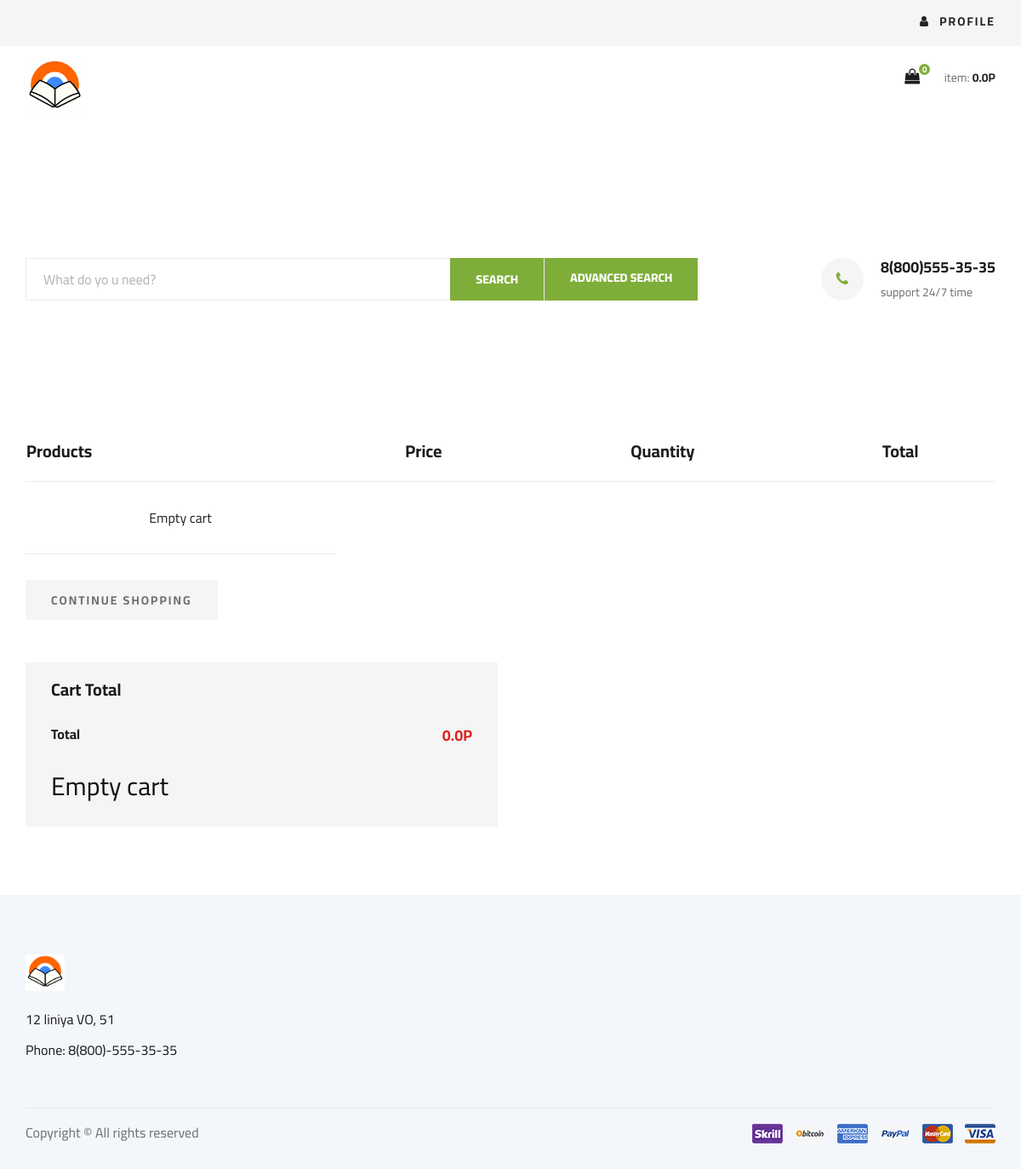
Before: /cart (signed in) with the older database file.
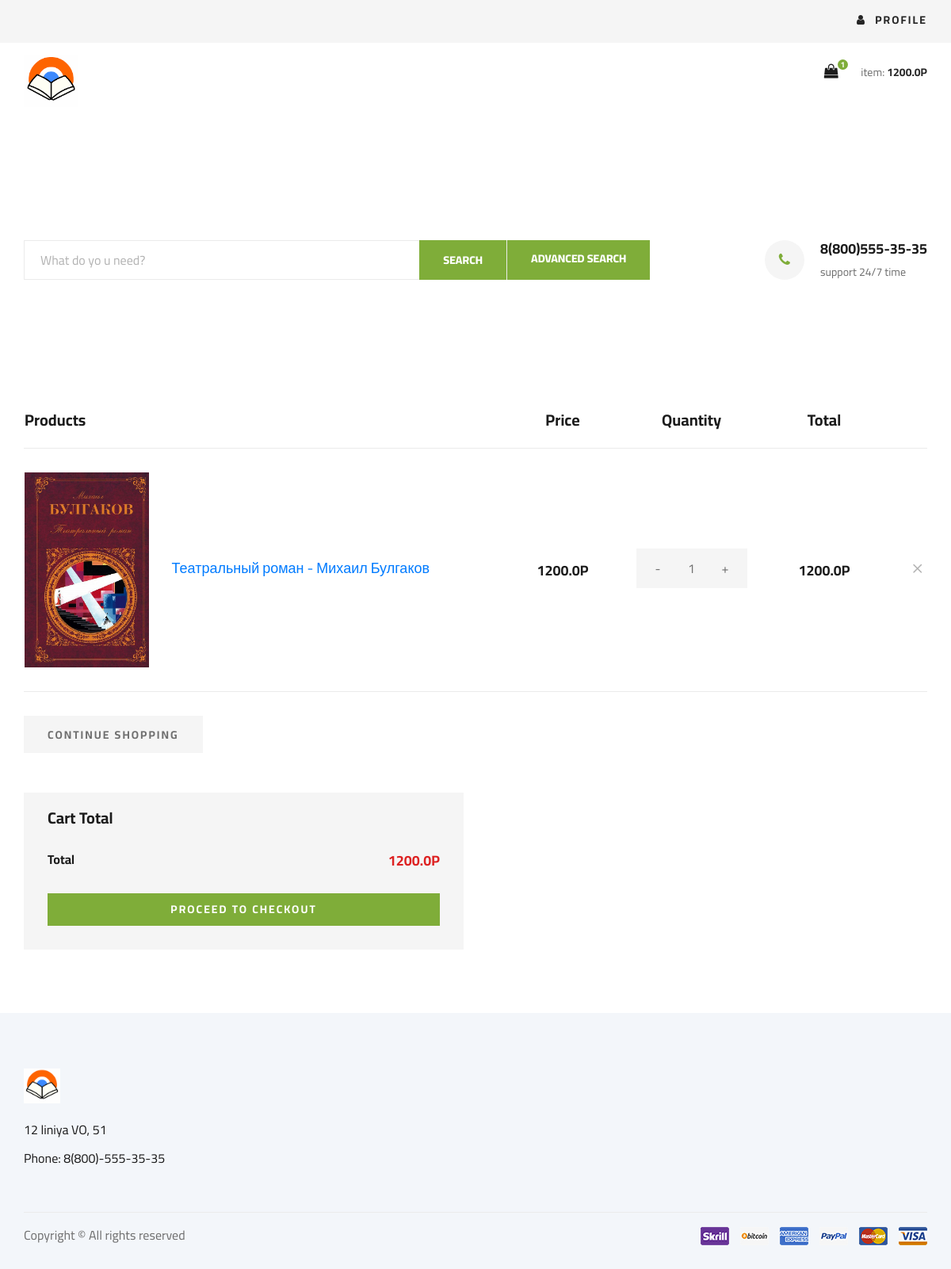
After: the same page with the newer database file.
### tables this page shows
CREATE TABLE "Корзина" (
	"user_id"	INTEGER NOT NULL,
	"product_id"	INTEGER NOT NULL,
	"count"	INTEGER NOT NULL,
	FOREIGN KEY("product_id") REFERENCES "Товар"("id"),
	FOREIGN KEY("user_id") REFERENCES "Покупатель"("id")
);

CREATE TABLE "Товар" (
	"id"	INTEGER NOT NULL UNIQUE,
	"title"	TEXT NOT NULL,
	"desc"	TEXT,
	"cost_purchase"	FLOAT NOT NULL,
	"cost_sale"	FLOAT NOT NULL,
	"quantity"	INTEGER NOT NULL,
	"tags"	TEXT,
	"rate"	FLOAT DEFAULT 0.0,
	"imageLink"	TEXT,
	"author"	TEXT,
	PRIMARY KEY("id" AUTOINCREMENT)
);

### app/views.py (the view)
@app.route('/cart',methods=['GET'])
@flask_login.login_required
def cart():
        cart = Cart.getCartOfUser(flask_login.current_user.userID) #TODO: CHECK STATUS
        if(cart['status'] == 0):
            print('len ' + str(len(cart['data'])))
            return render_template('shoping-cart.html',
            user = flask_login.current_user,
            productsInCart = cart['data'])
        else:
            return render_template('shoping-cart.html',
            user = flask_login.current_user,
            error = cart['message'])

### app/model.py (called while the page is built)
@login_manager.user_loader
def load_user(userID):
    cursor = db.execute('select * from Покупатель where id = {};'.format(userID))
    allRows = cursor.fetchall()
    if(len(allRows) == 0):
        return None
    row = allRows[0]
    user = User(userID = row[0],email = row[4],
    password_hash = row[6],last_name=row[1],
    first_name =row[2] ,birthdate = row[5])
    if(checkIfUserAdmin(userID)):
        user.set_admin(True)
    return user

def checkIfUserAdmin(userID):
    cursor = db.execute('select * from Админ where user_id == {};'.format(userID))
    user = cursor.fetchone()
    return user is not None

### app/models/Cart.py (called while the page is built)
    @staticmethod #TODO: REFACTOR
    def countTotalCostOfUser(userID):
        row = SqlExecuter.getOneRowsPacked('select SUM(cart.count*pr.cost_sale) as "totalCost" \
                from Товар as pr \
                inner join Корзина as cart on pr.id == product_id \
                and user_id = {};'.format(userID))
        if(row is None or row['totalCost'] is None):
            return 0.0
        else:
            return float(row['totalCost'])

    @staticmethod
    def getCountOfItemsInCart(userID):
        result = {}
        try:
            row = SqlExecuter.getOneRowsPacked(
                'select SUM(count) as "count" from Корзина where user_id = {};'.format(userID))
            if(row is None or row['count'] is None):
                result['status'] = 2
                result['message'] = 'Empty cart'
                result['data'] = [0]
                return result
            result['status'] = 0
            result['message'] = 'OK'
            result['data'] = [row['count']]
            return result
        except:
            result['status'] = 1
            result['message'] = 'SQL runtime error'
            result['data'] = [-1]
            return result

### app/models/SqlExecuter.py (called while the page is built)
    @staticmethod
    def getOneRowAndColumns(query):
        cursor = db.execute(query)
        columns  = [description[0] for description in cursor.description]
        row = cursor.fetchone()
        cursor.close()
        return {'row':row,'columns':columns}

    @staticmethod
    def getAllRowAndColumns(query):
        cursor = db.execute(query)
        columns  = [description[0] for description in cursor.description]
        rows = cursor.fetchall()
        cursor.close()
        return {'allRows':rows,'columns':columns}

### app/models/User.py (called while the page is built)
    def set_admin(self,boolean):
        self.is_admin = boolean

    def getTotalCostOfCart(self):
        return Cart.countTotalCostOfUser(self.userID)

### app/templates/shoping-cart.html (shortened to what this page needs)
<!DOCTYPE html>
<html lang="zxx">
<head>
    <link rel="stylesheet" href="{{url_for('static',filename='css/bootstrap.min.css')}}" type="text/css">
    <link rel="stylesheet" href="{{url_for('static',filename='css/font-awesome.min.css')}}" type="text/css">
    <link rel="stylesheet" href="{{url_for('static',filename='css/elegant-icons.css')}}" type="text/css">
    <link rel="stylesheet" href="{{url_for('static',filename='css/nice-select.css')}}" type="text/css">
    <link rel="stylesheet" href="{{url_for('static',filename='css/jquery-ui.min.css')}}" type="text/css">
    <link rel="stylesheet" href="{{url_for('static',filename='css/owl.carousel.min.css')}}" type="text/css">
    <link rel="stylesheet" href="{{url_for('static',filename='css/slicknav.min.css')}}" type="text/css">
    <link rel="stylesheet" href="{{url_for('static',filename='css/style.css')}}" type="text/css">
</head>
<body>
    {% include 'base/header.html' %}
    {% include 'base/hero.html' %}
    <section class="shoping-cart spad">
        <div class="container">
            <div class="row">
                <div class="col-lg-12">
                    <div class="shoping__cart__table">
                        <table>
                            <thead>
                                <tr>
                                    <th class="shoping__product">Products</th>
                                    <th>Price</th>
                                    <th>Quantity</th>
                                    <th>Total</th>
                                    <th></th>
                                </tr>
                            </thead>
                            <tbody>
                                {%if not error%}
                                {% if productsInCart|length == 0 %}
                                <tr><td>Empty cart</td></tr>
                                {% else %}
                                {% for product in productsInCart %}
                                <tr id={{ product.id }}>
                                    <td class="shoping__cart__item">
                                        <img style="max-width:25%;" src="{{ url_for('static',filename=product.imageLink) }}" alt="">
                                        <h5><a style="text-decoration: none;" href="{{ url_for('showDetailsOfBook',productID=product.id)}}">{{ product.title}}</a></h5>
                                    </td>
                                    <td class="shoping__cart__price">
                                        {{ product.cost }}P
                                    </td>
                                    <td class="shoping__cart__quantity">
                                        <div class="quantity">
                                            <div class="pro-qty-cart" value='{{ product.id }}' id='{{ product.cost }}'>
                                                <span class="dec qtybtn">-</span><input type="text" value="{{product.count}}" disabled><span class="inc qtybtn">+</span>
                                            </div>
                                        </div>
                                    </td>
                                    <td class="shoping__cart__total" id="{{product.id}}">
                                        {{product.total}}P
                                    </td>
                                    <td class="shoping__cart__item__close">
                                        <span class="icon_close"></span>
                                    </td>
                                </tr>
                                {% endfor %}
                                {%endif%}
                                {% else %}
                                <tr><td>{{error}}</td></tr>
                                {% endif %}
                            </tbody>
                        </table>
                    </div>
                </div>
            </div>
            <div class="row">
                <div class="col-lg-12">
                    <div class="shoping__cart__btns">
                        <a href="{{ url_for('showBooks',page=1) }}" class="primary-btn cart-btn">CONTINUE SHOPPING</a>
                    </div>
                </div>
                <div class="col-lg-6">
                    <div class="shoping__checkout">
                        <h5>Cart Total</h5>
                        <ul>
                            <li>Total <span>{{  user.getTotalCostOfCart()  }}P</span></li>
                        </ul>
                        {% if not error %}
                        {% if not productsInCart|length == 0 %}
                        <a href="/checkout" class="primary-btn" id="primary-btn-checkout">PROCEED TO CHECKOUT</a>
                        {% endif %}
                        {% else %}
                        <h3>{{error}}</h3>
                        {% endif %}
                    </div>
                </div>
            </div>
        </div>
    </section>
    {% include 'base/footer.html' %}
</body>
</html>

### app/templates/base/header.html (shortened to what this page needs)
<header class="header">
    <div class="header__top">
      <div class="container">
      <div class="row">
      <div class="col-lg-6 col-md-6">
      </div>
      <div class="col-lg-6 col-md-6">
      <div class="header__top__right">
        {% if user.is_authenticated %}
        <div class="header__top__right__auth">
          <nav class="header__menu">
            <ul>
                <li><a href="#"><span><i class="fa fa-user"></i> Profile</span></a>
                </li>
            </ul>
        </nav>
      </div>
        {% else %}
      <div class="header__top__right__auth">
      <a href="{{url_for('loginUser')}}"><i class="fa fa-user"></i> Login</a>
      </div>
      {% endif %}
      </div>
      </div>
      </div>
      </div>
      </div>
      <div class="container">
      <div class="row">
      <div class="col-lg-3">
      <div class="header__logo">
      <a href="{{ url_for('showBooks',page=1) }}"><img width="30%" height="30%" src="{{ url_for('static',filename = 'img/logo.png') }}" alt=""></a>
      </div>
      </div>
      <div class="col-lg-3">
        </div>
        <div class="col-lg-3">
          </div>
      <div class="col-lg-3">
      <div class="header__cart">
      <ul>
        {% if user.is_authenticated%}
      <li><a href="/cart"><i class="fa fa-shopping-bag"></i> <span id="fa__fa-shopping-bag__indicator__quantity">{{user.getCountOfItemsInCart()}}</span></a></li>
        {% else %}
      <li><a href="{{url_for('loginUser')}}"><i class="fa fa-shopping-bag"></i> <span>0</span></a></li>
        {% endif %}
      </ul>
        {% if user.is_authenticated %}
      <div class="header__cart__price">item: <span id="header__cart__price__totalCost">{{user.getTotalCostOfCart()}}P</span></div>
        {% else %}
      <div class="header__cart__price">item: <span>0.0P</span></div>
        {% endif %}
      </div>
      </div>
      </div>
      </div>
    </header>

### app/templates/base/hero.html
<section class="hero">
    <div class="container">
      <div class="row">
      <div class="col-lg-12">
      <div class="hero__search">
      <div class="hero__search__form">
      <form action="{{ url_for('showBooks',page=1) }}" method="GET">
        {% if q%}
      <input name="q" type="text" placeholder="What do yo u need?" value = "{{ q }}">
        {%else %}
      <input name="q" type="text" placeholder="What do yo u need?">
        {% endif %}
      <button type="submit" class="site-btn">SEARCH</button>
      </form>
      </div>
      <a class="site-btn" href="{{ url_for('searchAdvanced')}}">ADVANCED SEARCH</a>
      <div class="hero__search__phone">
      <div class="hero__search__phone__icon">
      <i class="fa fa-phone"></i>
      </div>
      <div class="hero__search__phone__text">
      <h5>8(800)555-35-35</h5>
      <span>support 24/7 time</span>
      </div>
      </div>
      </div>
      </div>
      </div>
      </div>
  </section>

### app/templates/base/footer.html (shortened to what this page needs)
<footer class="footer spad">
    <div class="container">
      <div class="row">
      <div class="col-lg-3 col-md-6 col-sm-6">
      <div class="footer__about">
       <div class="footer__about__logo">
      <a href="{{ url_for('showBooks',page = 1)}}"><img width=20% height=20% src="{{ url_for('static',filename='img/logo.png') }}" alt=""></a>
      </div>
      <ul>
      <li>12 liniya VO, 51</li>
      <li>Phone: 8(800)-555-35-35</li>
      </ul>
      </div>
      </div>
      </div>
      <div class="row">
      <div class="col-lg-12">
      <div class="footer__copyright">
      <div class="footer__copyright__text"><p>
      Copyright &copy; All rights reserved
      </p></div>
      <div class="footer__copyright__payment"><img src="img/payment-item.png" alt=""></div>
      </div>
      </div>
      </div>
      </div>
  </footer>

### app/templates/shoping-cart.html (style rules this page uses)
.pro-qty-cart { width: 140px; height: 50px; display: inline-block; position: relative; text-align: center; background: #f5f5f5; margin-bottom: 5px; }
.pro-qty-cart input { height: 100%; width: 100%; font-size: 16px; color: #6f6f6f; width: 50px; border: none; background: #f5f5f5; text-align: center; }
.pro-qty-cart .qtybtn { width: 35px; font-size: 16px; color: #6f6f6f; cursor: pointer; display: inline-block; }

Changed rows visible on the page:
added Корзина: imageLink (picture), title "Театральный роман - Михаил Булгаков", cost "1200.0", count "1", total "1200.0"
Other visible differences:
{{ user.getCountOfItemsInCart() }}: "0" → "1"
{{ user.getTotalCostOfCart() }}: "0.0" → "1200.0"
{{ error }}: "Empty cart" → (not shown)
text now shown: "PROCEED TO CHECKOUT"
